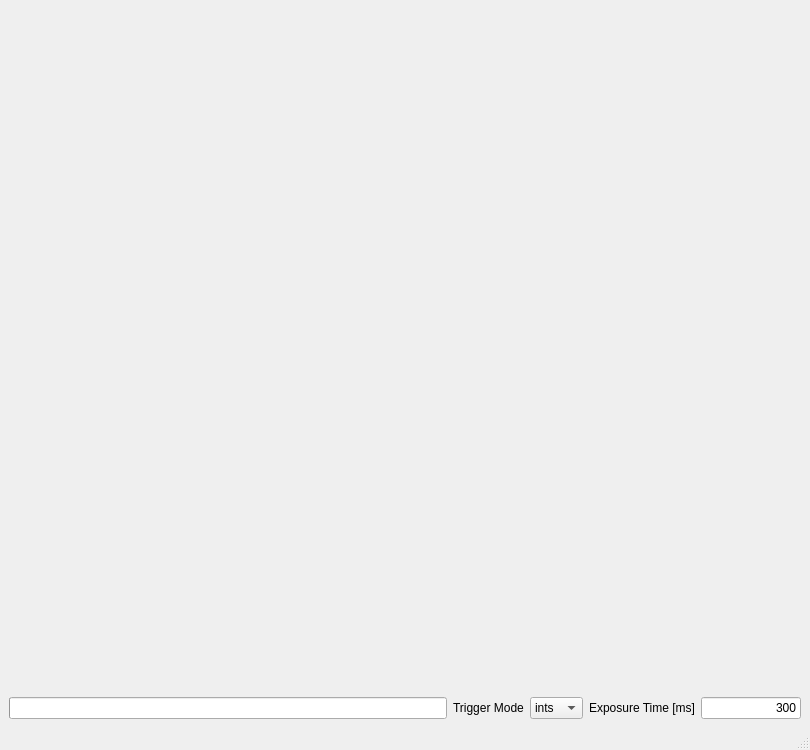
<?xml version="1.0" encoding="UTF-8"?>
<ui version="4.0">
 <class>MainWindow</class>
 <widget class="QMainWindow" name="MainWindow">
  <property name="geometry">
   <rect>
    <x>0</x>
    <y>0</y>
    <width>810</width>
    <height>750</height>
   </rect>
  </property>
  <property name="minimumSize">
   <size>
    <width>810</width>
    <height>750</height>
   </size>
  </property>
  <property name="windowTitle">
   <string>DectrisLiveView</string>
  </property>
  <widget class="QWidget" name="centralwidget">
   <layout class="QGridLayout" name="gridLayout_2">
    <item row="0" column="0">
     <layout class="QGridLayout" name="gridLayout">
      <item row="1" column="0">
       <layout class="QHBoxLayout" name="horizontalLayout">
        <item>
         <widget class="QProgressBar" name="progressBarExposure">
          <property name="value">
           <number>0</number>
          </property>
          <property name="textVisible">
           <bool>false</bool>
          </property>
         </widget>
        </item>
        <item>
         <widget class="QLabel" name="label">
          <property name="text">
           <string>Trigger Mode</string>
          </property>
         </widget>
        </item>
        <item>
         <widget class="QComboBox" name="comboBoxTriggerMode">
          <property name="toolTip">
           <string>&lt;html&gt;&lt;head/&gt;&lt;body&gt;&lt;p&gt;&lt;span style=&quot; font-family:'sans-serif'; font-weight:600;&quot;&gt;INTS - Internal Software) Triggering&lt;/span&gt;&lt;/p&gt;&lt;p&gt;&lt;span style=&quot; font-family:'sans-serif';&quot;&gt;the detector is not synced with anything and consecutively takes images&lt;/span&gt;&lt;/p&gt;&lt;p&gt;&lt;br/&gt;&lt;/p&gt;&lt;p&gt;&lt;span style=&quot; font-family:'sans-serif'; font-weight:600;&quot;&gt;EXTS - Externally Triggered Exposure Series&lt;/span&gt;&lt;/p&gt;&lt;p&gt;&lt;span style=&quot; font-family:'sans-serif';&quot;&gt;the detector will take an image with the set exposure time, beginning with the rising edge of the trigger signal&lt;/span&gt;&lt;/p&gt;&lt;p&gt;&lt;br/&gt;&lt;/p&gt;&lt;p&gt;&lt;span style=&quot; font-family:'sans-serif'; font-weight:600;&quot;&gt;EXTE - Externally Enabled Exposure Series&lt;/span&gt;&lt;/p&gt;&lt;p&gt;&lt;span style=&quot; font-family:'sans-serif';&quot;&gt;the detector will take an image with the rising edge of the trigger, exposure will stop with falling edge of the trigger&lt;/span&gt;&lt;/p&gt;&lt;/body&gt;&lt;/html&gt;</string>
          </property>
          <item>
           <property name="text">
            <string extracomment="Internal Software Triggering">ints</string>
           </property>
          </item>
          <item>
           <property name="text">
            <string extracomment="Externally Enabled Exposure Series">exte</string>
           </property>
          </item>
          <item>
           <property name="text">
            <string extracomment="Externally Triggered Exposure Series">exts</string>
           </property>
          </item>
         </widget>
        </item>
        <item>
         <widget class="QLabel" name="label_2">
          <property name="text">
           <string>Exposure Time [ms]</string>
          </property>
         </widget>
        </item>
        <item>
         <widget class="QLineEdit" name="lineEditExposure">
          <property name="maximumSize">
           <size>
            <width>100</width>
            <height>16777215</height>
           </size>
          </property>
          <property name="text">
           <string>300</string>
          </property>
          <property name="alignment">
           <set>Qt::AlignRight|Qt::AlignTrailing|Qt::AlignVCenter</set>
          </property>
         </widget>
        </item>
       </layout>
      </item>
      <item row="0" column="0">
       <widget class="LiveViewWidget" name="viewer" native="true">
        <property name="sizePolicy">
         <sizepolicy hsizetype="Expanding" vsizetype="Expanding">
          <horstretch>0</horstretch>
          <verstretch>0</verstretch>
         </sizepolicy>
        </property>
        <property name="minimumSize">
         <size>
          <width>720</width>
          <height>650</height>
         </size>
        </property>
       </widget>
      </item>
     </layout>
    </item>
   </layout>
  </widget>
  <widget class="QMenuBar" name="menubar">
   <property name="geometry">
    <rect>
     <x>0</x>
     <y>0</y>
     <width>810</width>
     <height>22</height>
    </rect>
   </property>
  </widget>
  <widget class="QStatusBar" name="statusbar"/>
 </widget>
 <customwidgets>
  <customwidget>
   <class>LiveViewWidget</class>
   <extends>QWidget</extends>
   <header location="global">DectrisTools.lib.Utils</header>
   <container>1</container>
  </customwidget>
 </customwidgets>
 <resources/>
 <connections/>
</ui>
